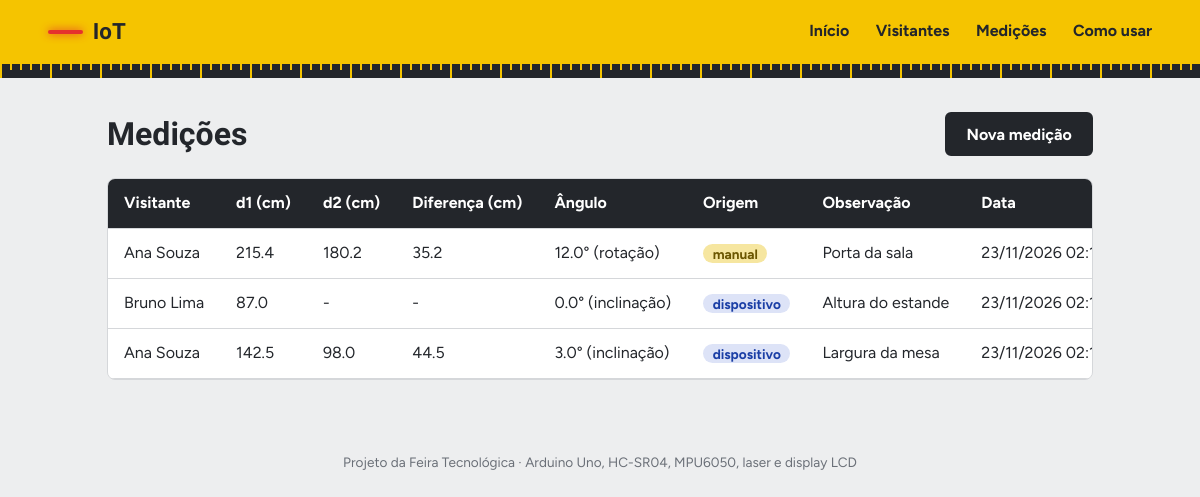
Screenshot of /medicoes.php with the database file from the repository.
### tables this page shows
CREATE TABLE medicoes (
  id            INT UNSIGNED AUTO_INCREMENT PRIMARY KEY,
  visitante_id  INT UNSIGNED NULL,
  d1_cm         DECIMAL(6,1) NOT NULL CHECK (d1_cm BETWEEN 2 AND 400),
  d2_cm         DECIMAL(6,1) NULL CHECK (d2_cm BETWEEN 2 AND 400),
  angulo_graus  DECIMAL(4,1) NULL CHECK (angulo_graus BETWEEN 0 AND 90),
  eixo          ENUM('inclinacao','rotacao') NOT NULL DEFAULT 'inclinacao',
  origem        ENUM('dispositivo','manual') NOT NULL DEFAULT 'manual',
  observacao    VARCHAR(200) NULL,
  criado_em     DATETIME NOT NULL DEFAULT CURRENT_TIMESTAMP,
  CONSTRAINT fk_medicao_visitante FOREIGN KEY (visitante_id)
    REFERENCES visitantes(id) ON DELETE SET NULL ON UPDATE CASCADE
);

CREATE TABLE visitantes (
  id          INT UNSIGNED AUTO_INCREMENT PRIMARY KEY,
  nome        VARCHAR(100) NOT NULL,
  email       VARCHAR(120) NOT NULL UNIQUE,
  instituicao VARCHAR(100) NULL,
  criado_em   DATETIME NOT NULL DEFAULT CURRENT_TIMESTAMP
);

### servicos/medicao_servico.php (called while the page is built, shortened)
<?php
function listarMedicoes($pdo) {
    $sql = "SELECT m.*, v.nome AS visitante
            FROM medicoes m LEFT JOIN visitantes v ON v.id = m.visitante_id
            ORDER BY m.id DESC";
    return $pdo->query($sql)->fetchAll();
}

### conexao.php (called while the page is built, shortened)
<?php
function e($texto) {
    return htmlspecialchars((string)$texto, ENT_QUOTES, 'UTF-8');
}

### medicoes.php (the view, shortened to what this page needs)
<?php
require 'conexao.php';
require 'servicos/medicao_servico.php';
$lista = listarMedicoes($pdo);
include 'includes/topo.php';
?>
<div class="cabeca">
  <h1>Medições</h1>
  <a class="btn" href="medicao_form.php">Nova medição</a>
</div>
<?php if (!$lista): ?>
  <p class="vazio">Nenhuma medição ainda. Registre a primeira.</p>
<?php else: ?>
<div class="rolagem">
  <table>
    <tr><th>Visitante</th><th>d1 (cm)</th><th>d2 (cm)</th><th>Diferença (cm)</th><th>Ângulo</th><th>Origem</th><th>Observação</th><th>Data</th><th></th></tr>
    <?php foreach ($lista as $m): ?>
    <tr>
      <td><?= e($m['visitante'] ?: 'Sem identificação') ?></td>
      <td><?= e($m['d1_cm']) ?></td>
      <td><?= e($m['d2_cm'] ?? '-') ?></td>
      <td><?= $m['d2_cm'] !== null ? number_format(abs($m['d1_cm'] - $m['d2_cm']), 1) : '-' ?></td>
      <td><?= $m['angulo_graus'] !== null ? e($m['angulo_graus']) . '° (' . ($m['eixo'] == 'rotacao' ? 'rotação' : 'inclinação') . ')' : '-' ?></td>
      <td><span class="tag <?= e($m['origem']) ?>"><?= e($m['origem']) ?></span></td>
      <td><?= e($m['observacao'] ?: '-') ?></td>
      <td><?= date('d/m/Y H:i', strtotime($m['criado_em'])) ?></td>
    </tr>
    <?php endforeach; ?>
  </table>
</div>
<?php endif; ?>
<?php include 'includes/rodape.php'; ?>

### includes/topo.php (shortened to what this page needs)
<!doctype html>
<html lang="pt-BR">
<head>
  <link rel="stylesheet" href="css/estilo.css">
</head>
<body>
<header class="topo">
  <a class="marca" href="index.php"><i class="laser"></i>IoT</a>
  <nav>
    <a href="index.php">Início</a>
    <a href="visitantes.php">Visitantes</a>
    <a href="medicoes.php">Medições</a>
    <a href="como_usar.php">Como usar</a>
  </nav>
</header>
<div class="regua"></div>
<main>

### includes/rodape.php
</main>
<footer>Projeto da Feira Tecnológica · Arduino Uno, HC-SR04, MPU6050, laser e display LCD</footer>
</body>
</html>

### css/estilo.css (style rules this page uses)
:root { --fita:#F5C400;--grafite:#23262B;--concreto:#EDEEEF;--branco:#fff;--laser:#E5322D;--lcd:#1B3FA6;--linha:#D5D7DA }
* { box-sizing:border-box }
body { margin:0;background:var(--concreto);color:var(--grafite);font:16px/1.55 Figtree,system-ui,sans-serif }
h1,h2,.marca,.lcd strong,.numeros b { font-family:'Bricolage Grotesque',Figtree,sans-serif }
.topo { display:flex;justify-content:space-between;align-items:center;gap:1rem;flex-wrap:wrap;padding:.9rem clamp(1rem,5vw,3rem);background:var(--fita) }
.marca { display:flex;align-items:center;gap:.6rem;font-weight:800;font-size:1.4rem;color:var(--grafite);text-decoration:none }
.laser { width:2.2rem;height:.28rem;background:var(--laser);border-radius:2px;box-shadow:0 0 8px var(--laser) }
nav a { color:var(--grafite);font-weight:700;text-decoration:none;margin-left:1.4rem;padding:.2rem 0;border-bottom:3px solid transparent }
.regua { height:14px;background:var(--grafite);background-image:repeating-linear-gradient(90deg,var(--fita) 0 2px,transparent 2px 10px),repeating-linear-gradient(90deg,var(--fita) 0 2px,transparent 2px 50px);background-size:100% 6px,100% 14px;background-repeat:no-repeat }
main { max-width:1050px;margin:0 auto;padding:2rem clamp(1rem,4vw,2rem) 3rem }
footer { text-align:center;color:#6b7078;font-size:.85rem;padding:1.5rem }
.btn { display:inline-block;background:var(--grafite);color:#fff;border:2px solid var(--grafite);padding:.65rem 1.2rem;border-radius:6px;font:700 1rem Figtree,sans-serif;text-decoration:none;cursor:pointer }
.cabeca { display:flex;justify-content:space-between;align-items:center;gap:1rem;flex-wrap:wrap;margin-bottom:1.2rem }
.cabeca h1 { margin:0;font-size:2rem }
.rolagem { overflow-x:auto;background:var(--branco);border-radius:8px;border:1px solid var(--linha) }
table { border-collapse:collapse;width:100% }
th,td { padding:.75rem 1rem;text-align:left;border-bottom:1px solid var(--linha);white-space:nowrap }
th { background:var(--grafite);color:#fff;font-weight:700 }
a { color:var(--lcd) }
.tag { padding:.1rem .6rem;border-radius:99px;font-size:.85rem;font-weight:700;background:#dde3f7;color:var(--lcd) }
.tag.manual { background:#f6e6a0;color:#6b5600 }
@media (prefers-reduced-motion:no-preference) { .laser { animation:piscar 2.4s ease-in-out infinite } }

### rows the page displays
medicoes: visitante.nome "Ana Souza", d1_cm "215.4", d2_cm "180.2", abs($m['d1_cm'] - $m['d2_cm']) "35.2", angulo_graus "12.0", eixo "rotação", origem "manual", observacao "Porta da sala", criado_em "23/11/2026…"
medicoes: visitante.nome "Bruno Lima", d1_cm "87.0", d2_cm "-", angulo_graus "0.0", eixo "inclinação", origem "dispositivo", observacao "Altura do estande", criado_em "23/11/2026…"
medicoes: visitante.nome "Ana Souza", d1_cm "142.5", d2_cm "98.0", abs($m['d1_cm'] - $m['d2_cm']) "44.5", angulo_graus "3.0", eixo "inclinação", origem "dispositivo", observacao "Largura da mesa", criado_em "23/11/2026…"
